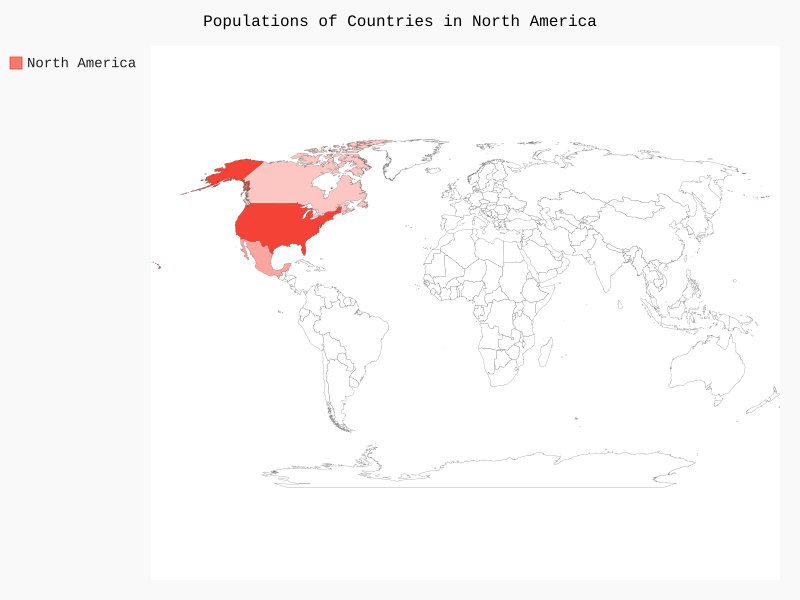

Python code for this plot:
from pygal_maps_world.maps import World

wm = World()
wm.title = 'Populations of Countries in North America'

wm.add('North America', {'ca': 34126000, 'mx': 309349000, 'us': 1113452000})
# wm.add('Central America', ['bz', 'cr', 'gt', 'hn', 'ni', 'pa', 'sv'])
# wm.add('South America', ['ar', 'bo', 'br', 'cl', 'co', 'ec', 'gf', 'gy', 'pe', 'py', 'sr', 'uy', 've'])

wm.render_to_file('americas.svg')
